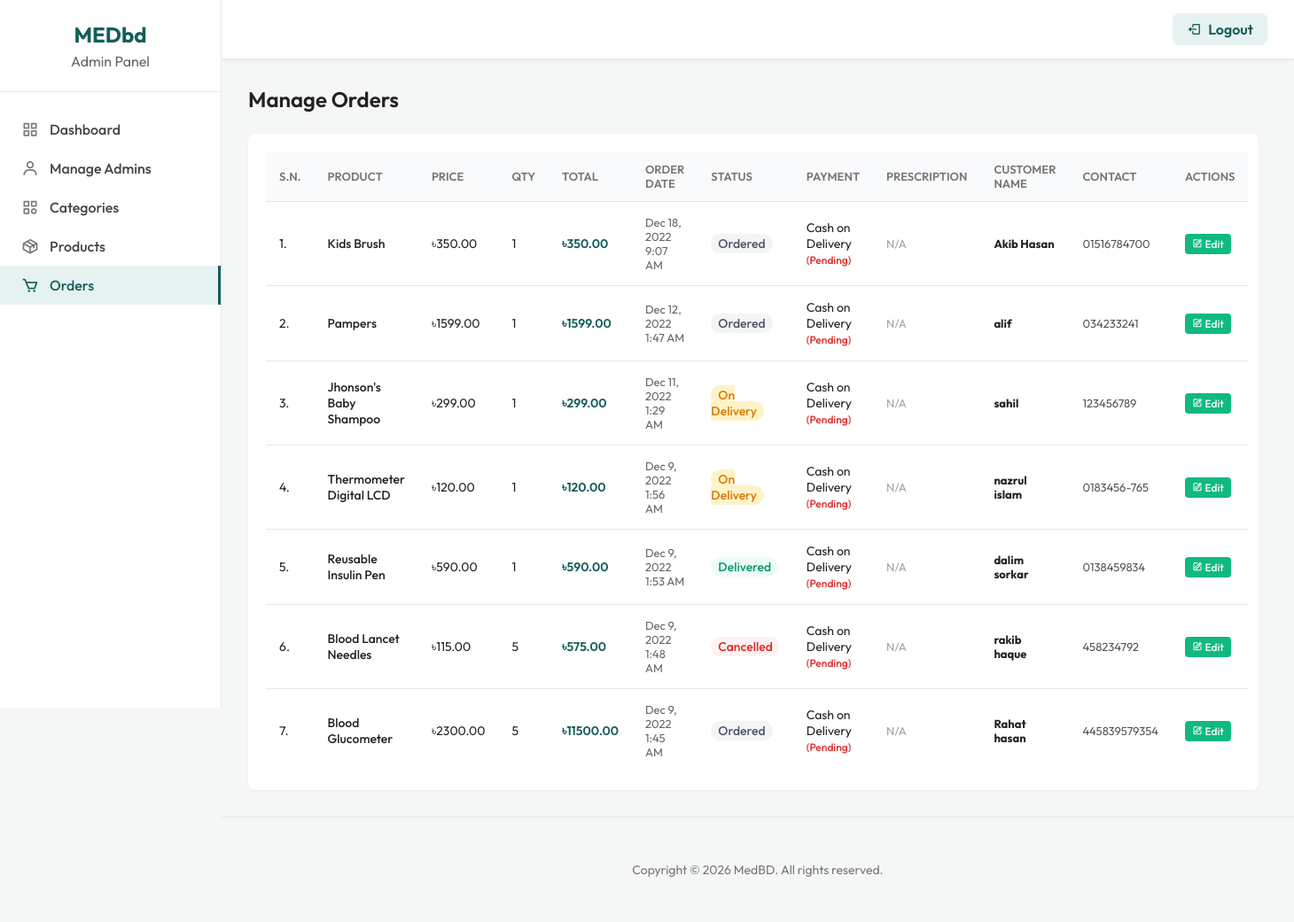
Page /admin/manage-order.php (signed in) on the earlier database version.
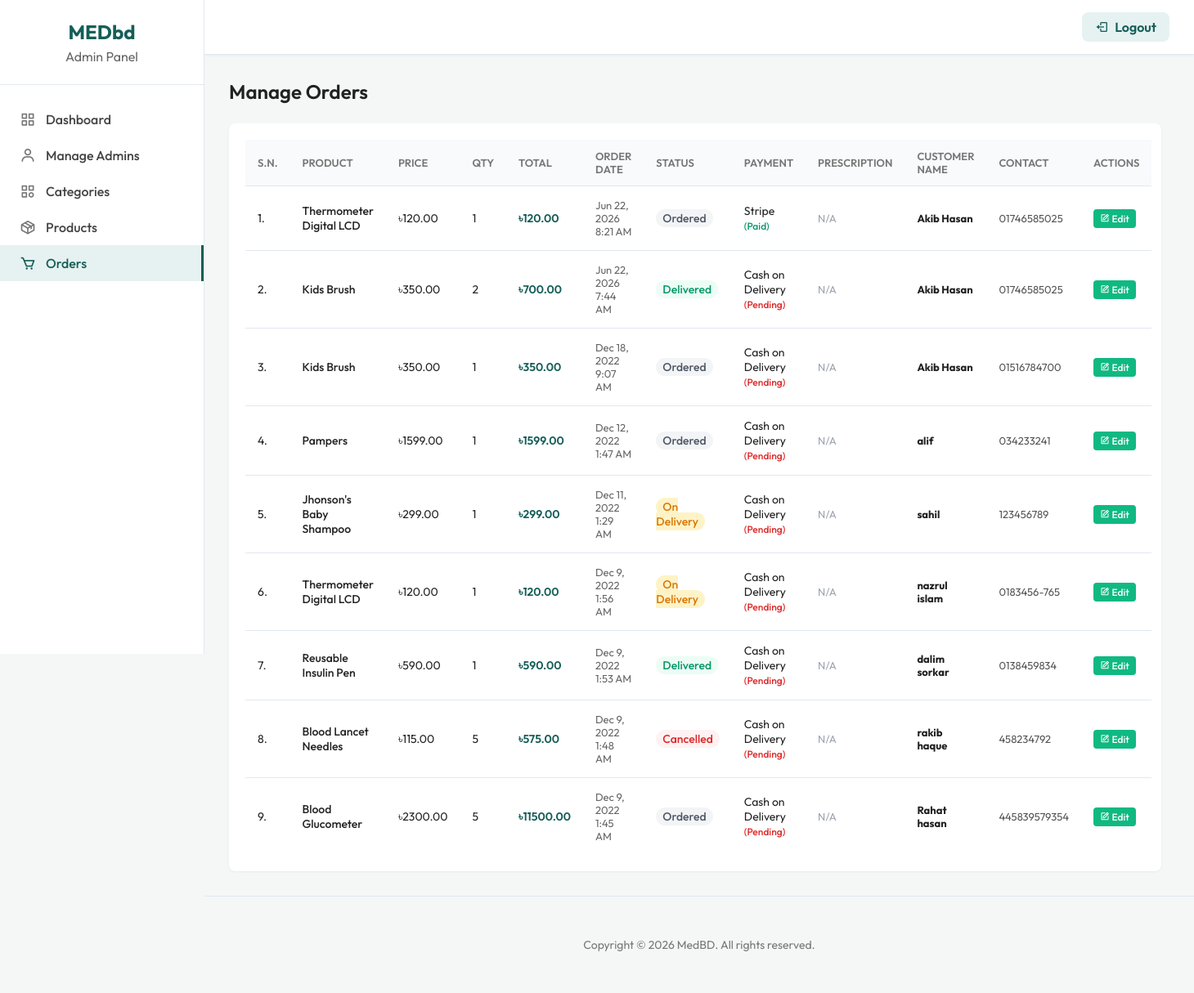
Same page on the later database version.
### tables this page shows
CREATE TABLE `tbl_order` (
  `id` int(10) UNSIGNED NOT NULL,
  `customer_id` int(10) UNSIGNED DEFAULT NULL,
  `product_id` int(10) UNSIGNED NOT NULL,
  `product` varchar(150) NOT NULL,
  `price` decimal(10,2) NOT NULL,
  `qty` int(11) NOT NULL,
  `total` decimal(10,2) NOT NULL,
  `order_date` datetime NOT NULL,
  `status` varchar(50) NOT NULL,
  `payment_method` varchar(50) DEFAULT 'Cash on Delivery',
  `payment_status` varchar(50) DEFAULT 'Pending',
  `prescription_image` varchar(255) DEFAULT '',
  `customer_name` varchar(150) NOT NULL,
  `customer_contact` varchar(20) NOT NULL,
  `customer_email` varchar(150) NOT NULL,
  `customer_address` varchar(255) NOT NULL
);

### admin/manage-order.php (the view, shortened to what this page needs)
<?php include('partials/menu.php') ?>
    <div class="wrapper">
        <div style="display: flex; justify-content: space-between; align-items: center; margin-bottom: 24px;">
            <h1 class="page-title" style="margin-bottom: 0;">Manage Orders</h1>
        </div>
        <div class="table-container">
            <table class="tbl-full" style="font-size: 14px;">
                <thead>
                    <tr>
                        <th width="3%">S.N.</th>
                        <th width="15%">Product</th>
                        <th width="5%">Price</th>
                        <th width="5%">Qty</th>
                        <th width="8%">Total</th>
                        <th width="10%">Order Date</th>
                        <th width="8%">Status</th>
                        <th width="10%">Payment</th>
                        <th width="8%">Prescription</th>
                        <th width="12%">Customer Name</th>
                        <th width="8%">Contact</th>
                        <th width="8%">Actions</th>
                    </tr>
                </thead>
                <tbody>
                <?php
                   $sql="SELECT * FROM tbl_order ORDER BY id DESC";
                   $res=mysqli_query($conn, $sql);
                   $count=mysqli_num_rows($res);
                   $sn= 1;
                   if($count>0) {
                     while($row=mysqli_fetch_assoc($res)) {
                       $id=$row['id'];
                       $product=$row['product'];
                       $price=$row['price'];
                       $qty=$row['qty'];
                       $total=$row['total'];
                       $order_date=$row['order_date'];
                       $status=$row['status'];
                       $payment_method = $row['payment_method'];
                       $payment_status = $row['payment_status'];
                       $prescription_image = $row['prescription_image'];
                       $customer_name=$row['customer_name'];
                       $customer_contact=$row['customer_contact'];
                       ?>
                        <tr>
                            <td><?php echo $sn++; ?>. </td>
                            <td style="font-weight: 500;"><?php echo $product; ?></td>
                            <td>৳<?php echo $price; ?></td>
                            <td><?php echo $qty; ?></td>
                            <td style="font-weight: 600; color: var(--primary);">৳<?php echo $total; ?></td>
                            <td style="color: #666; font-size: 13px;"><?php echo date("M j, Y g:i A", strtotime($order_date)); ?></td>
                            <td>
                                <?php
                                     if($status=="Ordered") {
                                       echo "<span style='background:#f3f4f6; color:#4b5563; padding:2px 8px; border-radius:12px; font-weight:500;'>$status</span>";
                                     } else if($status=="On Delivery") {
                                       echo "<span style='background:#fef3c7; color:#d97706; padding:2px 8px; border-radius:12px; font-weight:500;'>$status</span>";
                                     } else if($status=="Delivered") {
                                       echo "<span style='background:#ecfdf5; color:#059669; padding:2px 8px; border-radius:12px; font-weight:500;'>$status</span>";
                                     } else if($status=="Cancelled") {
                                       echo "<span style='background:#fef2f2; color:#dc2626; padding:2px 8px; border-radius:12px; font-weight:500;'>$status</span>";
                                     }
                                  ?>
                            </td>
                            <td>
                                <?php echo $payment_method; ?><br>
                                <?php
                                    if($payment_status == 'Paid') echo "<span style='color:#059669;font-size:12px;font-weight:500;'>(Paid)</span>";
                                    else echo "<span style='color:#dc2626;font-size:12px;font-weight:500;'>(Pending)</span>";
                                ?>
                            </td>
                            <td>
                                <?php if($prescription_image != ""): ?>
                                    <a href="<?php echo SITEURL; ?>images/prescription/<?php echo $prescription_image; ?>" target="_blank" style="color:var(--primary); text-decoration:none; display:flex; align-items:center; gap:4px; font-weight:500;"><i class='bx bx-file'></i> View</a>
                                <?php else: ?>
                                    <span style="color:#9ca3af; font-size:13px;">N/A</span>
                                <?php endif; ?>
                            </td>
                            <td style="font-size: 13px;">
                                <strong><?php echo $customer_name; ?></strong>
                            </td>
                            <td style="font-size: 13px; color:#555;"><?php echo $customer_contact; ?></td>
                            <td>
                                <a href="<?php echo SITEURL;?>admin/update-order.php?id=<?php echo $id; ?>" class="btn-secondary" style="font-size: 12px; padding: 4px 8px;"><i class='bx bx-edit'></i> Edit</a>
                            </td>
                        </tr>
                    <?php
                     }
                   } else {
                     echo "<tr><td colspan='12' style='text-align:center; padding:30px; color:#666;'>Orders Not Available</td></tr>";
                   }
               ?>
                </tbody>
            </table>
        </div>
    </div>
<?php include('partials/footer.php') ?>

### admin/partials/menu.php (shortened to what this page needs)
<!DOCTYPE html>
<html lang="en">
<head>
    <link rel="stylesheet" href="../css/admin.css?v=<?php echo time(); ?>">
    <link href='https://unpkg.com/boxicons@2.1.4/css/boxicons.min.css' rel='stylesheet'>
</head>
<body>
    <div class="admin-container">
        <aside class="sidebar">
            <div class="sidebar-header">
                <h2>MEDbd<span style="color: #666; font-size: 16px; font-weight: normal; display: block; margin-top: 5px;">Admin Panel</span></h2>
            </div>
            <div class="sidebar-menu">
                <a href="index.php" class="<?php echo basename($_SERVER['PHP_SELF']) == 'index.php' ? 'active' : ''; ?>">
                    <i class='bx bx-grid-alt'></i> Dashboard
                </a>
                <a href="manage-admin.php" class="<?php echo basename($_SERVER['PHP_SELF']) == 'manage-admin.php' ? 'active' : ''; ?>">
                    <i class='bx bx-user'></i> Manage Admins
                </a>
                <a href="manage-category.php" class="<?php echo basename($_SERVER['PHP_SELF']) == 'manage-category.php' ? 'active' : ''; ?>">
                    <i class='bx bx-category'></i> Categories
                </a>
                <a href="manage-product.php" class="<?php echo basename($_SERVER['PHP_SELF']) == 'manage-product.php' ? 'active' : ''; ?>">
                    <i class='bx bx-package'></i> Products
                </a>
                <a href="manage-order.php" class="<?php echo basename($_SERVER['PHP_SELF']) == 'manage-order.php' ? 'active' : ''; ?>">
                    <i class='bx bx-cart'></i> Orders
                </a>
            </div>
        </aside>
        <main class="main-content">
            <header class="top-header">
                <div class="user-actions">
                    <a href="logout.php" class="btn-logout"><i class='bx bx-log-out'></i> Logout</a>
                </div>
            </header>

### admin/partials/footer.php
        <footer class="footer">
            <div class="wrapper text-center">
                <p>Copyright &copy; <?php echo date('Y'); ?> MedBD. All rights reserved.</p>
            </div>
        </footer>
        </main>
    </div>
</body>
</html>

### css/admin.css (style rules this page uses)
:root { --primary: #155e58; --primary-light: #e6f2f1; --primary-hover: #0f4541; --secondary: #15c293; --dark: #222222; --text: #444444; --text-muted: #777777; --bg: #f4f7f6; --white: #ffffff; --border: #e2e8f0; --danger: #ef4444; --danger-hover: #dc2626; --success: #10b981; --sidebar-width: 250px; --shadow-sm: 0 1px 3px rgba(0,0,0,0.05); --shadow-md: 0 4px 6px -1px rgba(0,0,0,0.1); --radius: 8px; }
* { margin: 0; padding: 0; box-sizing: border-box; font-family: 'Outfit', sans-serif; }
body { background-color: var(--bg); color: var(--text); overflow-x: hidden; }
.admin-container { display: flex; min-height: 100vh; }
.sidebar { width: var(--sidebar-width); background: var(--white); border-right: 1px solid var(--border); position: fixed; height: 100vh; overflow-y: auto; z-index: 100; }
.sidebar-header { padding: 24px; border-bottom: 1px solid var(--border); text-align: center; }
.sidebar-header h2 { color: var(--primary); font-size: 24px; font-weight: 700; }
.sidebar-menu { padding: 20px 0; }
.sidebar-menu a { display: flex; align-items: center; padding: 12px 24px; color: var(--text); text-decoration: none; font-weight: 500; transition: all 0.3s ease; gap: 12px; }
.sidebar-menu a i { font-size: 20px; color: var(--text-muted); transition: all 0.3s ease; }
.sidebar-menu a:hover, .sidebar-menu a.active { background: var(--primary-light); color: var(--primary); border-right: 3px solid var(--primary); }
.sidebar-menu a:hover i, .sidebar-menu a.active i { color: var(--primary); }
.main-content { flex: 1; margin-left: var(--sidebar-width); display: flex; flex-direction: column; }
.top-header { background: var(--white); padding: 15px 30px; display: flex; justify-content: flex-end; align-items: center; border-bottom: 1px solid var(--border); box-shadow: var(--shadow-sm); }
.top-header a.btn-logout { background: var(--primary-light); color: var(--primary); padding: 8px 16px; border-radius: var(--radius); text-decoration: none; font-weight: 600; display: flex; align-items: center; gap: 8px; transition: all 0.3s; }
.wrapper { padding: 30px; flex: 1; max-width: 1200px; }
.page-title { color: var(--dark); font-size: 24px; margin-bottom: 24px; font-weight: 600; }
.table-container { background: var(--white); border-radius: var(--radius); box-shadow: var(--shadow-sm); overflow-x: auto; padding: 20px; }
.tbl-full { width: 100%; border-collapse: collapse; }
.tbl-full th { background: #f8fafc; color: var(--text-muted); font-weight: 600; text-transform: uppercase; font-size: 13px; padding: 12px 15px; text-align: left; border-bottom: 1px solid var(--border); }
.tbl-full td { padding: 15px; border-bottom: 1px solid var(--border); vertical-align: middle; color: var(--dark); }
.tbl-full tr:last-child td { border-bottom: none; }
.btn-secondary { background: var(--success); color: var(--white); padding: 6px 12px; border-radius: 4px; text-decoration: none; font-size: 13px; font-weight: 500; transition: all 0.3s; }
.footer { padding: 20px 30px; text-align: center; color: var(--text-muted); font-size: 14px; border-top: 1px solid var(--border); margin-top: auto; }

Differences in the rows shown:
added tbl_order: product "Thermometer Digital LCD", price "120.00", qty "1", total "120.00", order_date "Jun 22, 2026 8:21 AM", status "Ordered", payment_method "Stripe", payment_status "(Paid)", prescription_image "N/A", customer_name "Akib Hasan", customer_contact "01746585025"
added tbl_order: product "Kids Brush", price "350.00", qty "2", total "700.00", order_date "Jun 22, 2026 7:44 AM", status "Delivered", payment_method "Cash on Delivery", payment_status "(Pending)", prescription_image "N/A", customer_name "Akib Hasan", customer_contact "01746585025"
